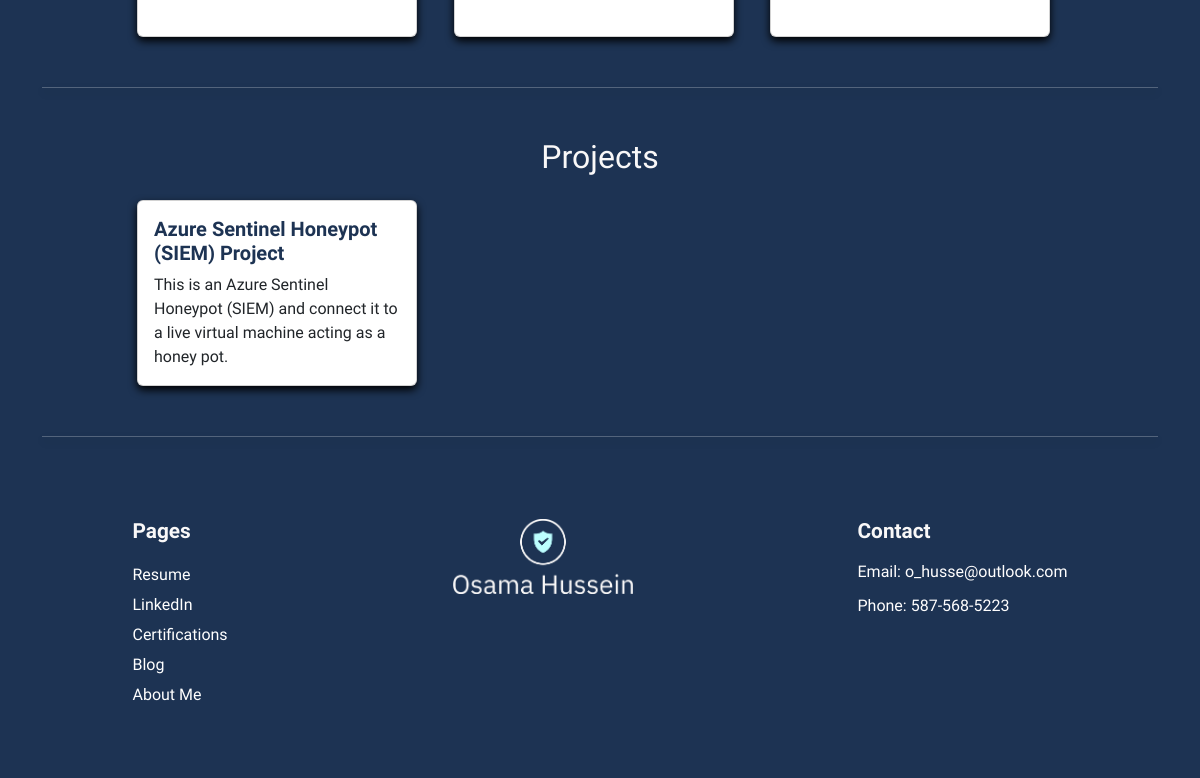
The app's page / (lower part), older data.
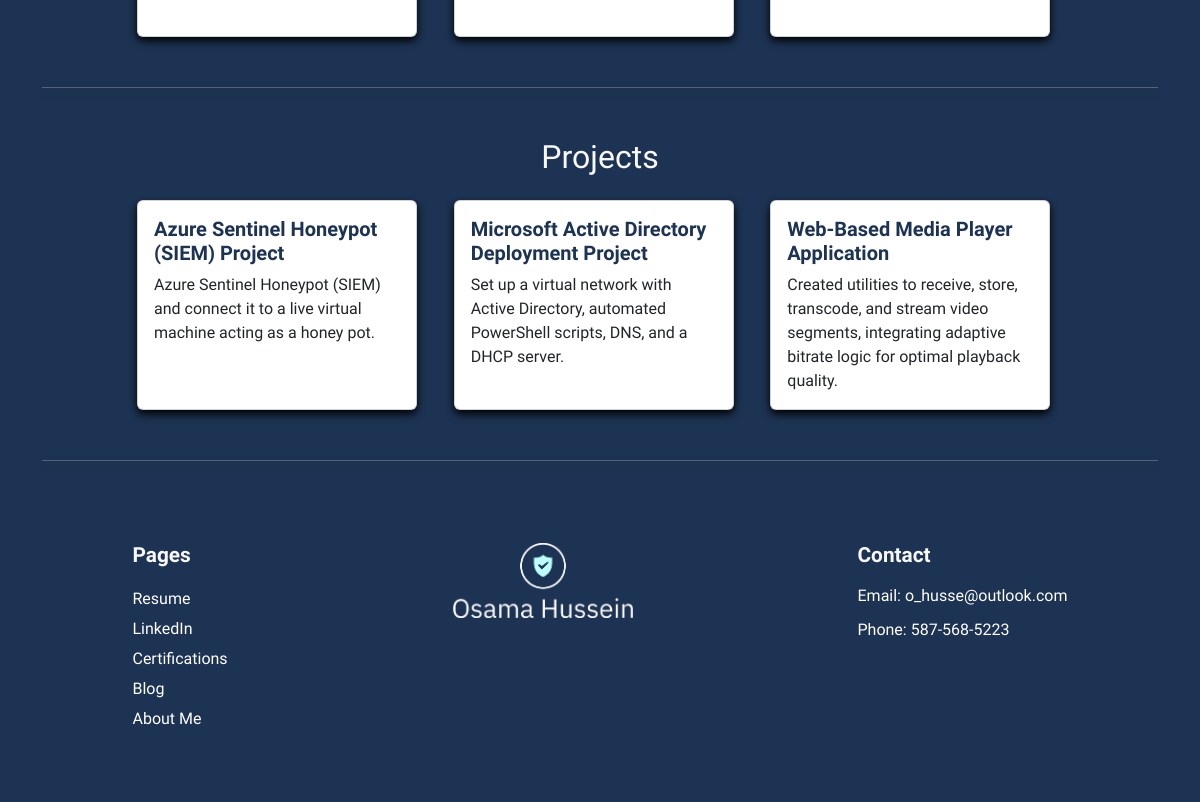
The same page, newer data.
### portfolio/models.py (models this page shows, shortened)
class Project(models.Model):
    title = models.CharField(max_length = 100)
    description = models.CharField(max_length = 250)
    image = models.ImageField(upload_to='portfolio/images/')
    url = models.URLField(blank=True)

### portfolio/views.py (the view)
# urls.py: 2. Add a URL to urlpatterns:  path('', views.home, name='home')
def home(request):
    certifications = Certification.objects.all()[:3]
    projects = Project.objects.all()
    return render(request, 'portfolio/home.html', {'projects':projects, 'certifications':certifications})

### portfolio/templates/portfolio/home.html (shortened to what this page needs)
{% extends 'portfolio/base.html' %}
{% block content %}
{% load static %}
        <div class="row justify-content-center my-3">
            <div class="col-10">
                <div class="row row-cols-1 row-cols-md-2 row-cols-lg-3 g-4">
                    {% for certification in certifications %}
                    <div class="col">
                        <div class="card h-100 home-certification-card">
                            <div class="card-body">
                            </div>
                        </div>
                    </div>
                    {% endfor %}
                </div>
            </div>
        </div>
        <hr class="section-divider">
        <div class="row justify-content-center my-3">
            <div class="col-10">
                <h2 class="text-center mb-4">Projects</h2>
                <div class="row row-cols-1 row-cols-md-2 row-cols-lg-3 g-4">
                    {% for project in projects %}
                    <div class="col">
                        <div class="card h-100 home-project-card">
                            <div class="card-body">
                                <h5 class="card-title">{{ project.title }}</h5>
                                <p class="card-text">{{ project.description }}</p>
                            </div>
                        </div>
                    </div>
                    {% endfor %}
                </div>
            </div>
        </div>
        <hr class="section-divider">
{% endblock %}

Row changes from the older to the newer data that the page shows:
changed Project "Azure Sentinel Honeypot (SIEM) Project": description "This is an Azure Sentinel Honeypot (SIEM) and connect it to a live virtual machine acting as a honey pot." → "Azure Sentinel Honeypot (SIEM) and connect it to a live virtual machine acting as a honey pot."
added Project: title "Microsoft Active Directory Deployment Project", description "Set up a virtual network with Active Directory, automated PowerShell scripts, DNS, and a DHCP server."
added Project: title "Web-Based Media Player Application", description "Created utilities to receive, store, transcode, and stream video segments, integrating adaptive bitrate logic for optimal playback quality."
